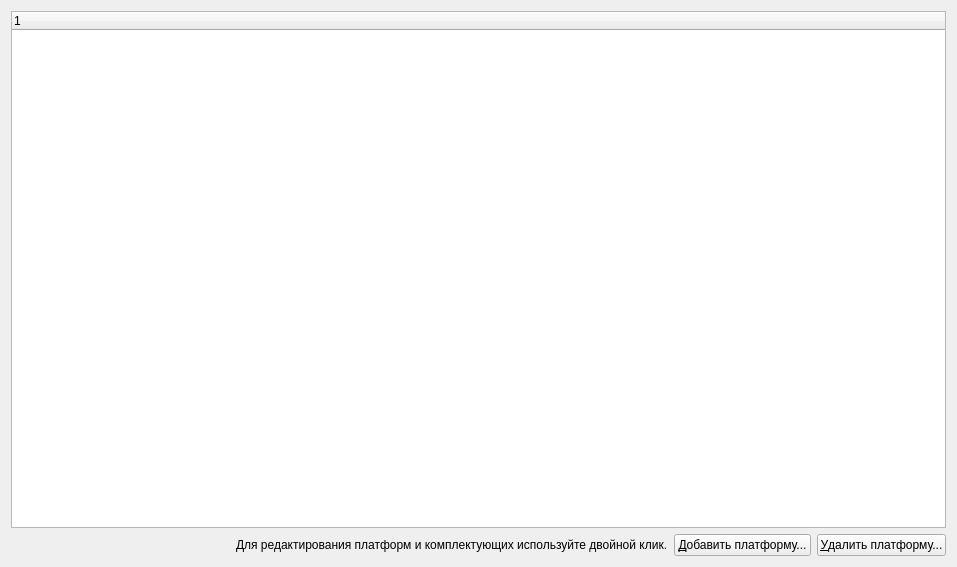
<?xml version="1.0" encoding="UTF-8"?>
<ui version="4.0">
 <class>PlatformsWidget</class>
 <widget class="QWidget" name="PlatformsWidget">
  <property name="geometry">
   <rect>
    <x>0</x>
    <y>0</y>
    <width>957</width>
    <height>567</height>
   </rect>
  </property>
  <property name="windowTitle">
   <string>Form</string>
  </property>
  <layout class="QGridLayout" name="gridLayout">
   <item row="0" column="0">
    <layout class="QVBoxLayout" name="verticalLayout">
     <item>
      <widget class="QTreeWidget" name="treeWidget">
       <column>
        <property name="text">
         <string notr="true">1</string>
        </property>
       </column>
      </widget>
     </item>
     <item>
      <layout class="QHBoxLayout" name="horizontalLayout">
       <item>
        <spacer name="horizontalSpacer">
         <property name="orientation">
          <enum>Qt::Horizontal</enum>
         </property>
         <property name="sizeHint" stdset="0">
          <size>
           <width>40</width>
           <height>20</height>
          </size>
         </property>
        </spacer>
       </item>
       <item>
        <widget class="QLabel" name="label">
         <property name="text">
          <string>Для редактирования платформ и комплектующих используйте двойной клик.</string>
         </property>
        </widget>
       </item>
       <item>
        <widget class="QPushButton" name="btnAddPlatform">
         <property name="text">
          <string>&amp;Добавить платформу...</string>
         </property>
        </widget>
       </item>
       <item>
        <widget class="QPushButton" name="btnDeletePlatform">
         <property name="text">
          <string>&amp;Удалить платформу...</string>
         </property>
        </widget>
       </item>
      </layout>
     </item>
    </layout>
   </item>
  </layout>
 </widget>
 <resources/>
 <connections/>
</ui>
